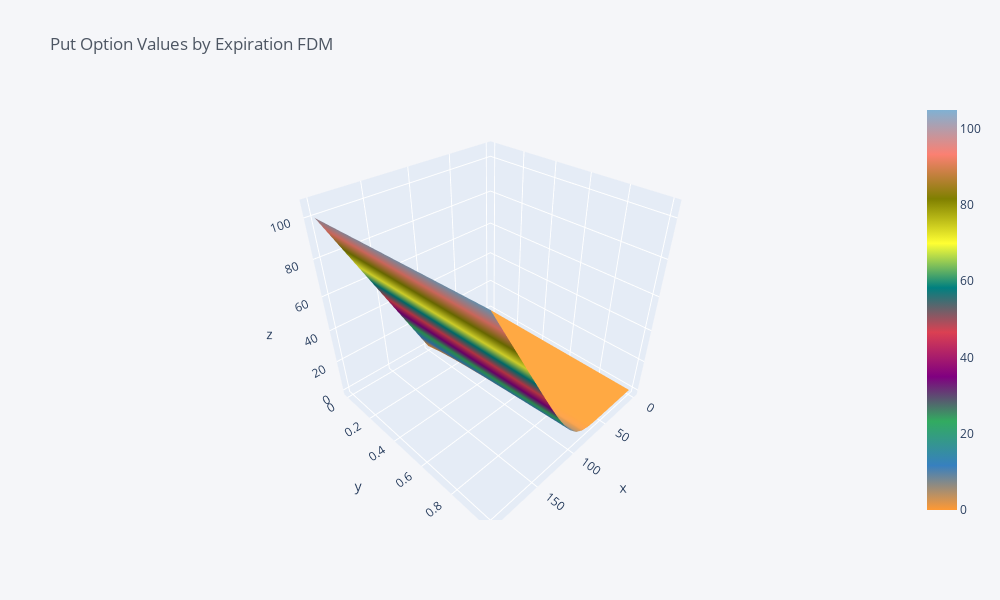

The notebook cell saved with this chart:
### Code cell
# Visualize the plot for put option
fdm_puts.iplot(kind='surface', title='Put Option Values by Expiration FDM')

### Figure 1 — Plotly figure (JSON) as saved in the notebook; plotly's stock layout.template omitted (floating-point values rounded to 4 significant figures; data arrays with more than 128 entries replaced by an {"elided": "..."} marker saying what was removed)
{"data": [{"colorscale": [[0, "rgb(255, 153, 51)"], [0.1111, "rgb(55, 128, 191)"], [0.2222, "rgb(50, 171, 96)"], [0.3333, "rgb(128, 0, 128)"], [0.4444, "rgb(219, 64, 82)"], [0.5556, "rgb(0, 128, 128)"], [0.6667, "rgb(255, 255, 51)"], [0.7778, "rgb(128, 128, 0)"], [0.8889, "rgb(251, 128, 114)"], [1, "rgb(128, 177, 211)"]], "type": "surface", "x": [0, 10, 20, 30, 40, 50, 60, 70, 80, 90, 100, 110, 120, 130, 140, 150, 160, 170, 180, 190, 200], "y": [0, 0.06, 0.11, 0.17, 0.22, 0.28, 0.33, 0.39, 0.44, 0.5, 0.56, 0.61, 0.67, 0.72, 0.78, 0.83, 0.89, 0.94, 1], "z": {"elided": "19x21 float values"}}], "layout": {"height": 600, "legend": {"bgcolor": "#F5F6F9", "font": {"color": "#4D5663"}}, "paper_bgcolor": "#F5F6F9", "plot_bgcolor": "#F5F6F9", "title": {"font": {"color": "#4D5663"}, "text": "Put Option Values by Expiration FDM"}, "width": 1000, "xaxis": {"gridcolor": "#E1E5ED", "showgrid": true, "tickfont": {"color": "#4D5663"}, "title": {"font": {"color": "#4D5663"}, "text": ""}, "zerolinecolor": "#E1E5ED"}, "yaxis": {"gridcolor": "#E1E5ED", "showgrid": true, "tickfont": {"color": "#4D5663"}, "title": {"font": {"color": "#4D5663"}, "text": ""}, "zerolinecolor": "#E1E5ED"}}}
